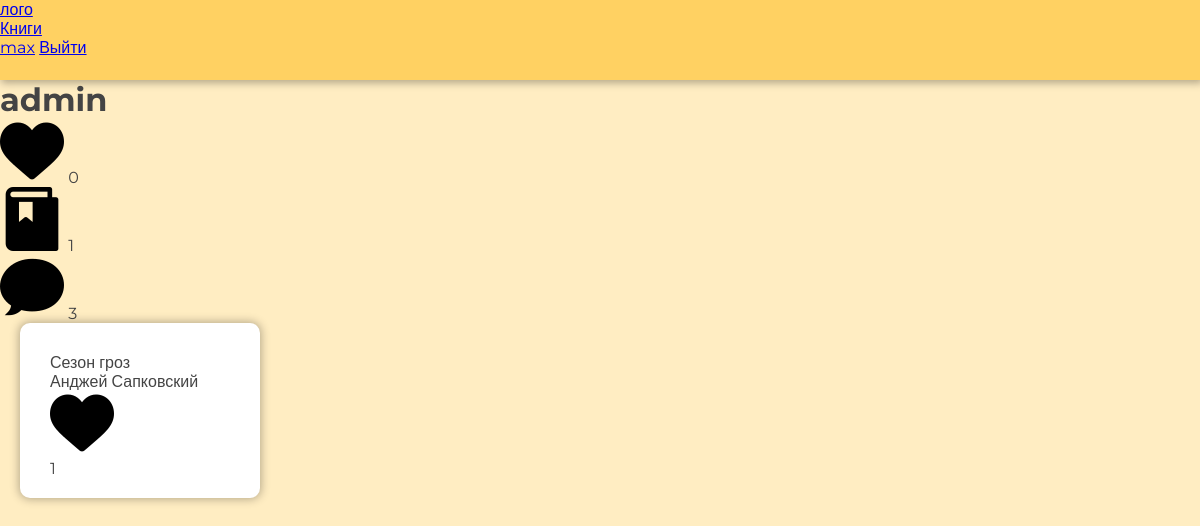
Screenshot of /user/2 (signed in) with the database file from the repository.
### app/models.py (models this page shows, shortened)
class User(UserMixin, db.Model):
	id = db.Column(db.Integer, primary_key=True)
	email = db.Column(db.String(120), index=True, unique=True)
	username = db.Column(db.String(120), index=True, unique=True)
	password_hash = db.Column(db.String(128))
	_isadmin = db.Column(db.Integer)
	books = db.relationship('Book', backref='user', lazy='dynamic')
	comments = db.relationship('Comment', backref='user', lazy='dynamic')
	def is_admin(self):
		return self._isadmin

class Book(db.Model):
	id = db.Column(db.Integer, primary_key=True)
	title = db.Column(db.String(512), index=True)
	author = db.Column(db.String(512), index=True)
	category = db.Column(db.String, index=True)
	description = db.Column(db.String)
	src = db.Column(db.String(512))
	date = db.Column(db.String)
	views = db.Column(db.Integer)
	comments = db.relationship('Comment', backref='book', lazy='dynamic')
	user_id = db.Column(db.Integer, db.ForeignKey('user.id'))
	username = db.Column(db.String, index=True)
	comments_counter = db.Column(db.Integer)
	votes = db.Column(db.Integer)
	liked = db.relationship('BookVote', backref='book', lazy='dynamic')

### app/route.py (the view)
@app.route('/user/<user_id>')
def user(user_id):
	user = User.query.filter_by(id=user_id).first()
	votes = BookVote.query.filter_by(user_id=user.id).all()
	books = [Book.query.filter_by(id=vote.book_id).first() for vote in votes]
	comments = Comment.query.filter_by(user_id=user_id).all()
	rating = sum([comment.votes for comment in comments])
	return render_template('profile.html', books=books, comments=comments, user=user, rating=rating)

### app/models.py (called while the page is built)
@login.user_loader
def load_user(id):
	return User.query.get(int(id))

### app/templates/profile.html (shortened to what this page needs)
{% extends "base.html" %}
{% block main %}
	<div class="main-box">
		<div class="profile">
			<div class="profile-wrapper">
				<h1 class="profile-title" style='margin: 0;'>{{user.username}}</h1>
				<div class="profile-rating-wrapper">
					<img src="{{ url_for('static', filename='img/black.png') }}" alt="" class="rating-img">
					<span class="profile-rating">{{rating}}</span>
				</div>
				<div class="profile-rating-wrapper">
					<img src="{{ url_for('static', filename='img/education.png') }}" alt="" class="rating-img">
					<span class="profile-rating">{{books|length}}</span>
				</div>
				<div class="profile-rating-wrapper">
					<img src="{{ url_for('static', filename='img/chat.png') }}" alt="" class="rating-img">
					<span class="profile-rating">{{comments|length}}</span>
				</div>
			</div>
		</div>
		<div class="book-box">
			{% for book in books %}
				<div  class="book book__link">
					<div class="book-title">{{book.title}}</div>
					<div class="book-author">{{book.author}}</div>
					<div class="book-rating">
						<div href="{{ url_for('like_book', book_id=book.id) }}" data-id={{book.id}} class="add_book">
							<img src="{{ url_for('static', filename='img/black.png') }}" alt="" class="like">
						</div>
						<span class="rating">{{book.votes}}</span>
					</div>
				</div>
			{% endfor %}
		</div>
	</div>
{% endblock %}

### app/templates/base.html (shortened to what this page needs)
<!DOCTYPE html>
<html lang="ru">
	<head>
		<link href="{{ url_for('static', filename='css/app.css') }}" rel="stylesheet">
	</head>
	<body>
		<div class="header-wrapper">
			<header class="header">
				<a href="{{ url_for('index') }}" class="logo">
					лого
				</a>
				<nav class="header-nav">
					<a class='header-link' href="{{ url_for('index') }}">Книги</a>
				</nav>
				<div class="header-user">
					{% if current_user.is_authenticated %}
					<a class='header-link' href="{{ url_for('user', user_id=current_user.id) }}">{{current_user.username}}</a>
					<a class='header-link' href="{{ url_for('logout') }}">Выйти</a>
					{% else %}
					<a class='header-link' href="{{ url_for('login') }}">Вход</a>
					<a class='header-link' href="{{ url_for('reg') }}">Регистрация</a>
					{% endif %}
				</div>
			</header>
		</div>
		<main class="main">
			{% block main %}{% endblock%}
		</main>
	</body>
</html>

### app/static/css/app.css (style rules this page uses)
body { margin: 0; font-family: monospace; height: 100%; color: #444; background-color:#FFEDC2; font-family: 'Montserrat', sans-serif; }
.header-wrapper { height: 80px; box-shadow: 2px 2px 8px 1px rgba(0,0,0,0.3); background-color: #FFD162 ; }
.book-box { display: flex; flex-wrap: wrap; }
.book { max-width: 240px; width: calc(100% / 4 - 40px); padding: 30px 30px 20px; -webkit-box-sizing: border-box; -moz-box-sizing: border-box; box-sizing: border-box; border-radius: 10px; box-shadow: 0 0 10px 1px rgba(0,0,0,0.3); background-color: #fff; margin-bottom: 40px; margin-left: 20px; margin-right: 20px; text-decoration: none; color: #444; transition: 0.3s; }

### rows the page displays
User: username "max"
User: username "admin"
Book: title "Сезон гроз", author "Анджей Сапковский", votes "1"

### other values shown
{{ rating }} "0"
{{ books|length }} "1"
{{ comments|length }} "3"
